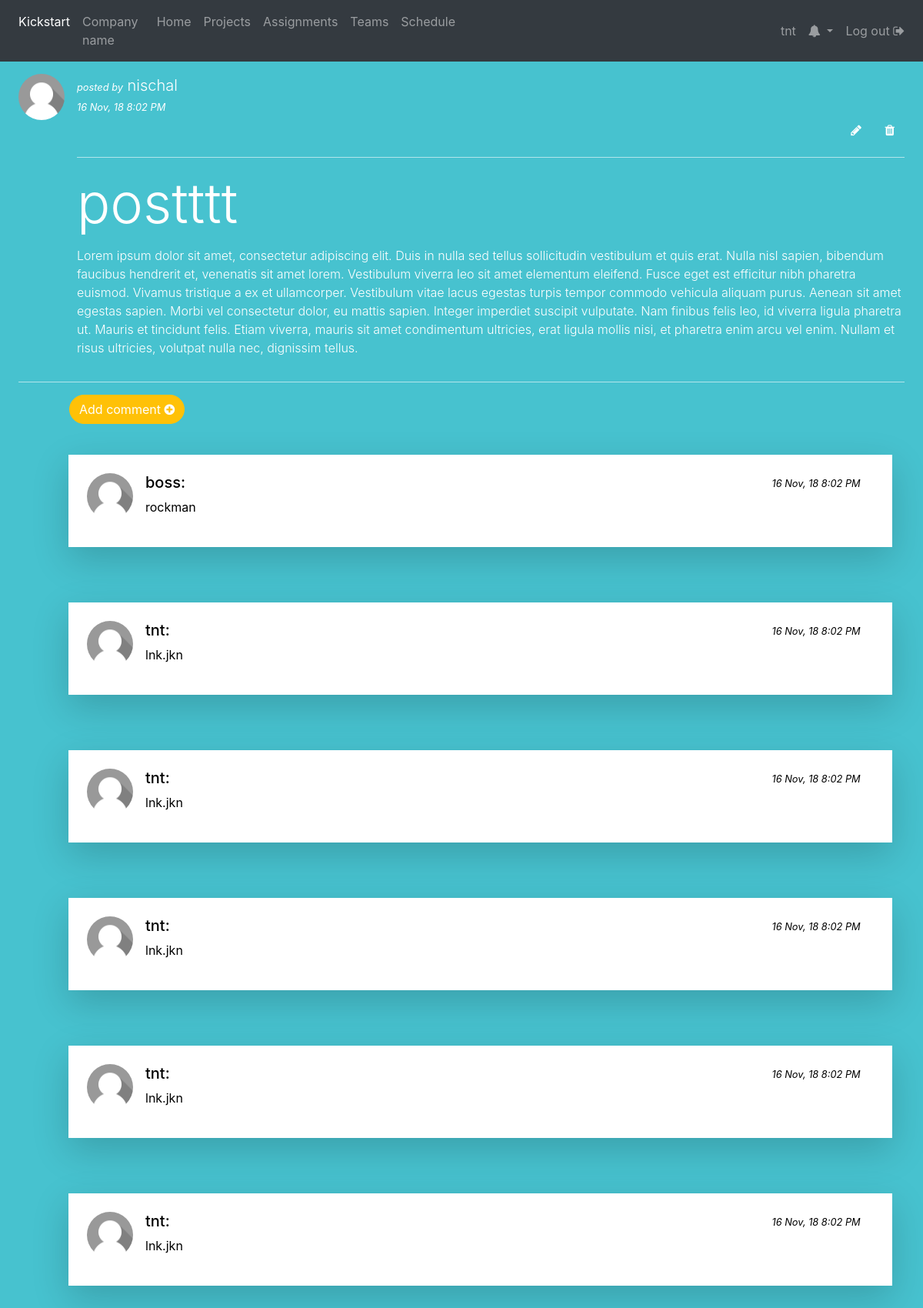
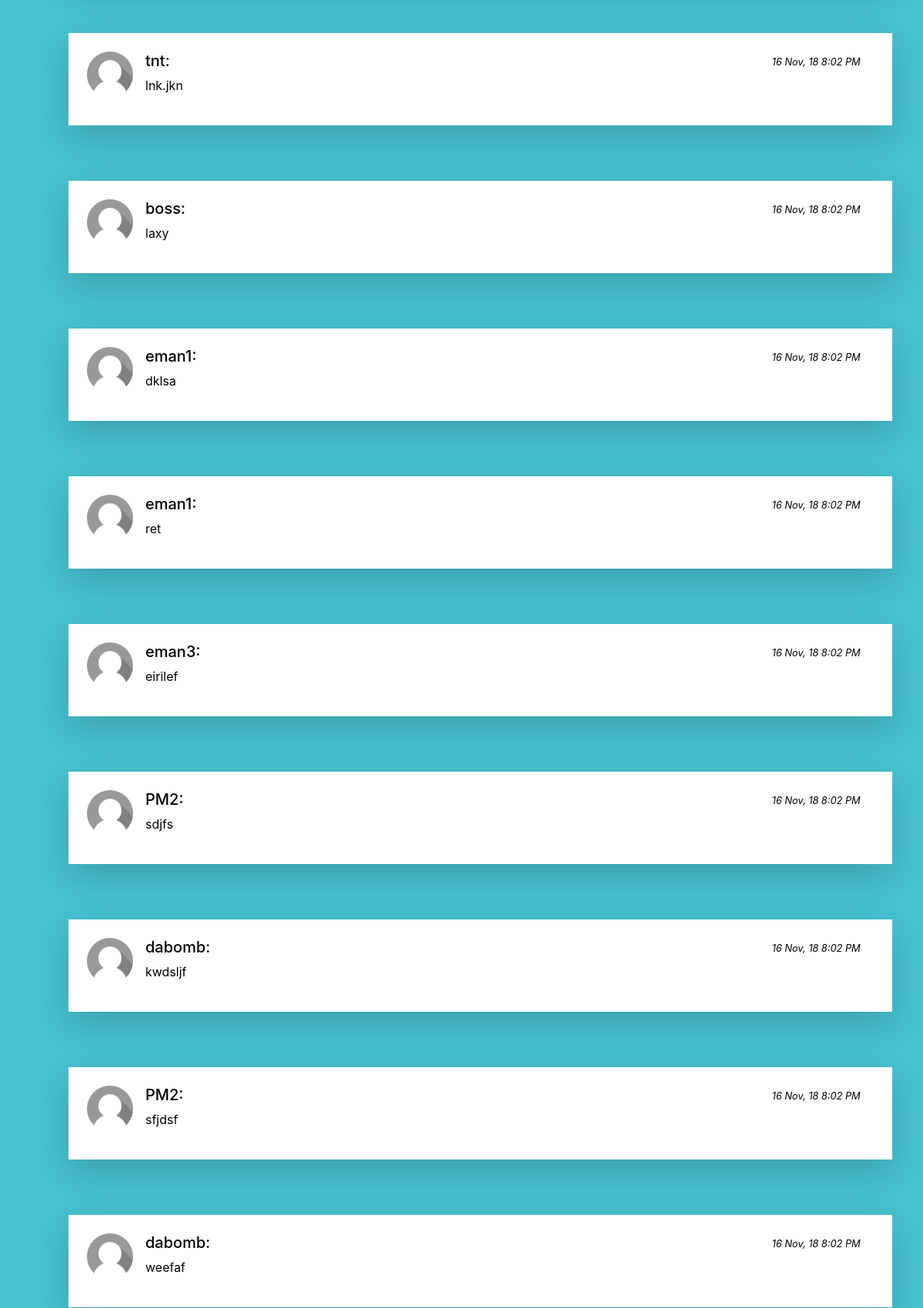
Page /blog/post/6/ (signed in, upper part) on the committed database (2 pictures, top to bottom).
### blog/models.py (models this page shows, shortened)
class post(models.Model):
    title = models.CharField(max_length=200)
    content = models.TextField()
    timestamp = models.DateTimeField(auto_now_add=True)
    author = models.ForeignKey(User, on_delete=models.SET_NULL, null=True)

class comment(models.Model):
    post = models.ForeignKey(post, on_delete=models.CASCADE,default='')
    content = models.CharField(max_length=1000)
    timestamp = models.DateTimeField(auto_now_add=True)
    author = models.ForeignKey(User, on_delete=models.SET_NULL, null=True)

### blog/views.py (the view)
# urls.py: path('post/<int:pk>/', views.details, name='details'),
def details(request, pk):
    posts = get_object_or_404(post,id=pk)
    comments = comment.objects.filter(post=posts)
    posts_dict_details = {'posts':posts, 'allcomments': comments}
    return render(request, 'blog/details.html', posts_dict_details)

### templates/blog/details.html
{% extends 'blog/base.html' %}
{% load  staticfiles %}
{% block body %}
    <br><br><br>
    <div class="shadow-lg p-4 mb-4" style="padding: 30px;background-color: #47c2cf;color:white;">
        <div class="media">
            <img src="{% static 'images/default.png' %}" class="align-self-start mr-3 rounded-circle"
                 style="width:60px">
            <div class="media-body">
                <span class="font-italic"><small> posted by</small></span><span
                        class="lead"> {{ posts.author }} </span><br><span class="font-italic"><small>
                    {{ posts.timestamp|date:"d M, y  g:i A" }}</small></span>
                <p class="text-right">
                <a class="btn btn-default" href="{% url 'editpost' pk=posts.pk %}"><span
                        class="fa fa-pencil"></span></a>
                <a class="btn btn-default" href="{% url 'deletepost' pk=posts.pk %}"><span
                        class="fa fa-trash"></span></a>
                </p>
                <hr style="border-color: #ffffff94">
                <h1 class="display-3">{{ posts.title }}</h1>
                <p class="font-weight-light" style="padding-top: 5px;">{{ posts.content }}</p>
            </div>
        </div>
        <hr style="border-color: #ffffff94">
        <p class="text-left" style="margin-left: 66px;">
            <a href="{% url 'add-comment' pk=posts.pk %}" class="btn btn-warning" role="button"
               style="border-radius: 20px;color: white;">Add
                comment <span class="fa fa-plus-circle"></span></a>
        </p>
    <br>
        {% for comment in allcomments %}
            <div class="shadow-lg p-4 mb-4" style="background-color: white;color:black;width: 93%;margin-left: 65px;">
            <div class="media">
                 <img src="{% static 'images/default.png' %}" class="align-self-start mr-3 rounded-circle"
                         style="width:60px">
                <div class="media-body">
                <div class="row">
                    <div class="col-lg-10">
                        <h5>{{ comment.author }}:</h5>
                        <p class="font-weight-normal">{{ comment.content }}</p>
                    </div>
                    <div class="col-lg-2">
                        <span class="font-italic"><small>
                    {{ posts.timestamp|date:"d M, y  g:i A" }}</small></span>
                    </div>
                </div>
            </div>
            </div>
            </div>
            <br><br>
        {% endfor %}
    </div>
{% endblock %}

### templates/blog/base.html (shortened to what this page needs)
<!DOCTYPE html>
{% load staticfiles %}
<html lang="en">
<head>
    <link rel="stylesheet" href="https://maxcdn.bootstrapcdn.com/bootstrap/4.1.3/css/bootstrap.min.css">
    <link rel="stylesheet" href="https://cdnjs.cloudflare.com/ajax/libs/font-awesome/4.7.0/css/font-awesome.min.css">
</head>
<body>
<nav class="navbar navbar-expand-md navbar-dark bg-dark fixed-top">
    <div class="navbar-collapse collapse w-100 order-1 order-md-0 dual-collapse2">
        <ul class="navbar-nav mr-auto">
            <div class="navbar-header">
                <li class="nav-item active">
                    <a class="nav-link" href="#">Kickstart</a>
                </li>
            </div>
            <li class="nav-item">
                <a class="nav-link">Company name</a>
            </li>
            <li class="nav-item">
                <a class="nav-link" href="#">Home</a>
            </li>
            <li class="nav-item">
                <a class="nav-link" href="#">Projects</a>
            </li>
            <li class="nav-item">
                <a class="nav-link" href="#">Assignments</a>
            </li>
            <li class="nav-item">
                <a class="nav-link" href="#">Teams</a>
            </li>
            <li class="nav-item">
                <a class="nav-link" href="#">Schedule</a>
            </li>
        </ul>
    </div>
    <div class="navbar-collapse collapse w-100 order-3 dual-collapse2">
        <ul class="navbar-nav ml-auto">
            <li class="nav-item">
                <a class="nav-link" href="#">{{ user.username }}</a>
            </li>
            <li class="nav-item dropdown">
                <a class="nav-link dropdown-toggle" href="#" id="navbardrop" data-toggle="dropdown">
                    <span class="fa fa-bell"></span>
                </a>
            </li>
            <li class="nav-item">
                <a class="nav-link" href="#">Log out <span class="fa fa-sign-out"
                                                           style="font-size: 16px;"></span></a>
            </li>
        </ul>
    </div>
</nav>
{% block body %}
{% endblock body %}
</body>
</html>

### templates/blog/base.html (style rules this page uses)
a, a:hover { color: white; text-decoration: none; }

### rows in the picture
post: author "nischal", timestamp "16 Nov, 18 8:02 PM", title "postttt", content "Lorem ipsum dolor sit amet, consectetur adipiscing elit. Duis in nulla sed tellus sollicitudin vestibulum et quis erat. Nulla nisl sapien, bibendum faucibus hendrerit et, venenatis sit amet lorem. Vestibulum viverra leo sit amet elementum eleifend. Fusce eget est efficitur nibh pharetra euismod. Vivamus tristique a ex et ullamcorper. Vestibulum vitae lacus egestas turpis tempor commodo vehicula aliquam purus. Aenean sit amet egestas sapien. Morbi vel consectetur dolor, eu mattis sapien. Integer imperdiet suscipit vulputate. Nam finibus felis leo, id viverra ligula pharetra ut. Mauris et tincidunt felis. Etiam viverra, mauris sit amet condimentum ultricies, erat ligula mollis nisi, et…"
comment: author "boss", content "rockman"
comment: author "tnt", content "lnk.jkn"
comment: author "tnt", content "lnk.jkn"
comment: author "tnt", content "lnk.jkn"
comment: author "tnt", content "lnk.jkn"
comment: author "tnt", content "lnk.jkn"
comment: author "tnt", content "lnk.jkn"
comment: author "boss", content "laxy"
comment: author "eman1", content "dklsa"
comment: author "eman1", content "ret"
comment: author "eman3", content "eirilef"
comment: author "PM2", content "sdjfs"
comment: author "dabomb", content "kwdsljf"
comment: author "PM2", content "sfjdsf"
comment: author "dabomb", content "weefaf"

### other values in the picture
{{ user.username }} "tnt"
